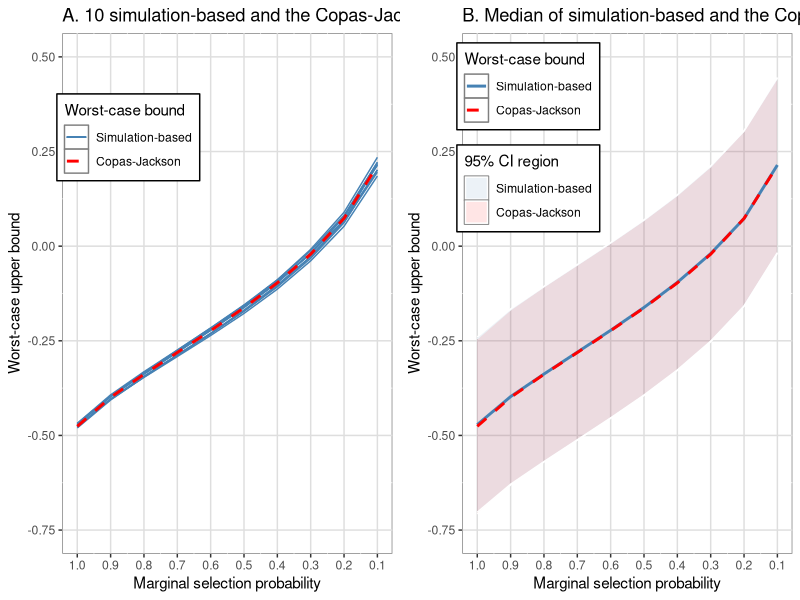

Generate this figure with R:
## NOTES
## DATA IS SAVED IN "eg1-raw.csv"
## 

library(kableExtra)
library(ggplot2)
library(gridExtra)
library(tidyr)

## DATA PREPROCESS
example1 <- read.csv("eg1-raw.csv")
example1$sigmasq <- (1/example1$precision)^2

## META-ANALYSIS WITHOUT CONSIDERING PUBLICATION BIAS (PB)
library(metafor)
ma1 <- rma.uni(yi = y, vi = sigmasq, data = example1, method = "ML")
ma1$b
ma1$se
ma1$ci.ub

## ANALYTICAL COPAS-JACKSON BOUND (tau=0)
p <- seq(1, 0.1, -0.1)
u <- qnorm(p)
b.CJ <- with(example1, {1/p*dnorm(u)*sum(precision)/sum(precision^2)})
names(b.CJ) <- sprintf("p=%.2f", p)

b.CJ.or <- as.vector(ma1$b)+b.CJ
b.CJ.ub <- b.CJ.or+qnorm(0.975)*as.vector(ma1$se)
b.CJ.lb <- b.CJ.or-qnorm(0.975)*as.vector(ma1$se)

## IMPORT THE MC BOUND
b.MC.result <- read.csv("SASresult/result1-R10-K2000-15OCT202371943.csv")

## PLOT 1 
df1 <- b.MC.result[,c(1,2,4,5)]
df1$maxb <- as.vector(ma1$b)+df1$maxb
df1$bound <- as.vector(ma1$b)+df1$bound
df1$group <- as.factor(df1$group)
df_wide <- spread(df1, key = group, value = maxb)
names(df_wide)[-c(1,2)] <- paste0("sim", 1:10)

p1 <- ggplot(df_wide, aes(x=p)) + 
  geom_line(aes(y = sim1, color = "Simulation-based")) +
  geom_line(aes(y = sim2, color = "Simulation-based")) +
  geom_line(aes(y = sim3, color = "Simulation-based")) +
  geom_line(aes(y = sim4, color = "Simulation-based")) +
  geom_line(aes(y = sim5, color = "Simulation-based")) +
  geom_line(aes(y = sim6, color = "Simulation-based")) +
  geom_line(aes(y = sim7, color = "Simulation-based")) +
  geom_line(aes(y = sim8, color = "Simulation-based")) +
  geom_line(aes(y = sim9, color = "Simulation-based")) +
  geom_line(aes(y = sim10, color = "Simulation-based")) +
  geom_line(aes(y = bound, color = "Copas-Jackson"), lty=2, size=1) +
  scale_x_reverse(n.breaks = 10, name="Marginal selection probability") +
  scale_y_continuous(limits = c(-0.75,0.5), name = "Worst-case upper bound") +
  theme(panel.background = element_rect(fill = "white", colour = "grey50"),
        panel.grid.major = element_line(colour = "grey87"),
        legend.key = element_rect (fill = "white"),
        legend.position = c(0.2, 0.8), legend.background = element_rect(fill = "white", color = "black"))+
  scale_colour_manual("Worst-case bound",
                      breaks = c("Simulation-based", "Copas-Jackson"),
                      values = c("steelblue", "red"),
                      guide = guide_legend(override.aes = list(lty = c(1,2), size = c(0.5, 1)))) +
  ggtitle("A. 10 simulation-based and the Copas-Jackson bounds")

## PLOT 2 
df <- aggregate(b.MC.result[,c(4,5)], list(b.MC.result$p), FUN=median) 
b.MC <- rev(df$maxb)
names(b.MC) <- sprintf("p=%.2f", p)

b.MC.or <- as.vector(ma1$b)+b.MC
b.MC.ub <- b.MC.or+qnorm(0.975)*as.vector(ma1$se)
b.MC.lb <- b.MC.or-qnorm(0.975)*as.vector(ma1$se)

## PLOT 2
df <- data.frame(p = seq(1, 0.1, -0.1),
                 b.MC.or, b.MC.ub, b.MC.lb,
                 b.CJ.or, b.CJ.ub, b.CJ.lb)
p2 <- ggplot(df, aes(x = p)) +
  geom_ribbon(mapping=aes(ymin=b.CJ.ub,ymax=b.CJ.lb, fill="Copas-Jackson"), colour = "white", alpha=0.1)+
  geom_ribbon(mapping=aes(ymin=b.MC.ub,ymax=b.MC.lb, fill="Simulation-based"), colour = "white", alpha=0.1)+
  geom_line(aes(y = b.MC.or, colour="Simulation-based"), lty=1, size=1) +
  # geom_point(aes(y = b.MC.or), colour =2, pch=19, size=2) +
  geom_line(aes(y = b.CJ.or, colour="Copas-Jackson"), lty=2, size=1) +
  # geom_point(aes(y = b.CJ.or), colour =1, pch=1, size=2) +
  scale_x_reverse(n.breaks = 10, name="Marginal selection probability") +
  scale_y_continuous(limits = c(-0.75,0.5), name = "Worst-case upper bound") +
  theme(panel.background = element_rect(fill = "white", colour = "grey50"),
        panel.grid.major = element_line(colour = "grey87"),
        legend.key = element_rect (fill = "white"),
        legend.position = c(0.2, 0.8), legend.background = element_rect(fill = "white", color = "black"))+
  scale_colour_manual("Worst-case bound",
                      breaks = c("Simulation-based", "Copas-Jackson"),
                      values = c("steelblue", "red"),
                      guide = guide_legend(override.aes = list(lty = c(1,2))))+
  scale_fill_manual("95% CI region",
                      breaks = c("Simulation-based", "Copas-Jackson"),
                      values = c("steelblue", "red"),
                    guide = guide_legend(override.aes = list(color = c("white", "white")))) +
  ggtitle("B. Median of simulation-based and the Copas-Jackson bounds")

plot <- grid.arrange(p1, p2, ncol=2)
ggsave(filename = "eg1.eps", plot = plot, device = cairo_ps, width = 12, height = 6) 


## TABLE 1

tab1 <- cbind.data.frame(p = p, sprintf("%.3f [%.3f, %.3f]",b.MC.or, b.MC.lb, b.MC.ub), 
                         sprintf("%.3f [%.3f, %.3f]",b.CJ.or, b.CJ.lb, b.CJ.ub))
colnames(tab1) <- c("p", "The MC bound [95% CI]", "The CJ bound [95% CI]")
sink("tab1.tex")
kbl(tab1, 
    format = "latex",
    longtable = F, 
    booktabs = T, 
    linesep = "",
    digits = 3,
    align = "r",
    escape = FALSE,
    caption = "The values of the MC bound and the CJ bound in Example 1",
    label = "tab1",
    row.names = NA)
sink()
